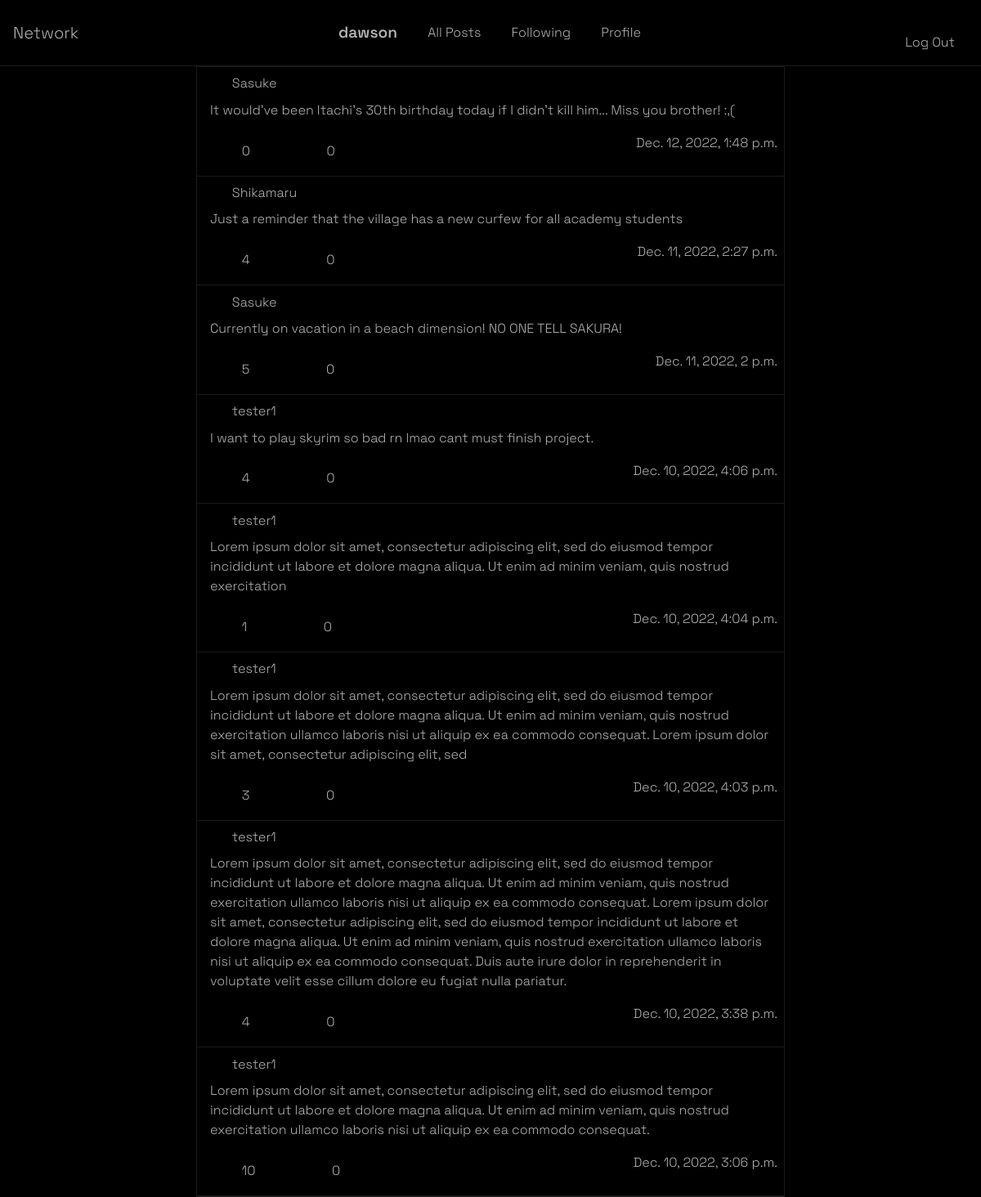
Before: /following (signed in) with the older database file.
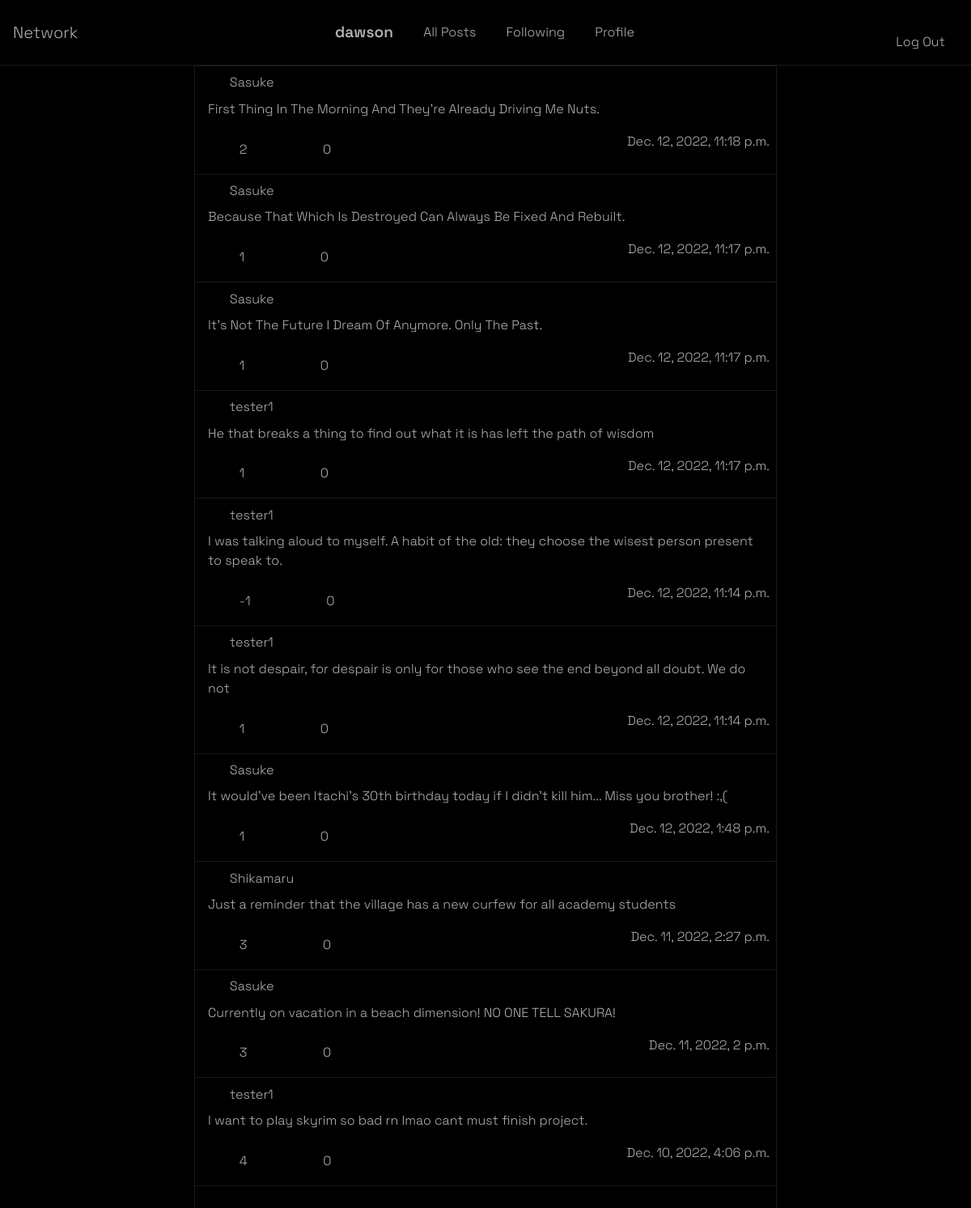
After: the same page with the newer database file.
### network/models.py (models this page shows, shortened)
class Post(models.Model):
    username = models.CharField(
        default='None', max_length=24, null=True, blank=True)
    caption = models.TextField(default="")
    timestamp = models.DateTimeField(auto_now_add=True)
    totalLikes = models.IntegerField(default=0)
    totalComments = models.IntegerField(default=0)

### network/views.py (the view)
# urls.py: path("following", views.following, name="following"),
@login_required(login_url='/login')
def following(request):
    pNum = request.GET.get('page')
    if pNum is None:
        pNum = 1
    currUserId = request.user.id
    followList = Realationships.objects.filter(
        followerId=currUserId).values('followingId')
    print(followList)
    postList = []
    followListUsernames = []
    for user in followList:
        followListUsernames.append(User.objects.filter(
            pk=user['followingId']).values('username'))
    for username in followListUsernames:
        usersPosts = Post.objects.filter(
            username=username[0]['username']).values()
        usersPosts = usersPosts.order_by('-timestamp').all()
        usersPosts = list(usersPosts)
        postList = postList + usersPosts
    sortedPostList = sorted(
        postList, key=lambda d: d['timestamp'], reverse=True)
    print(sortedPostList)
    sortedPostList = Paginator(sortedPostList, 10)
    return render(request, 'network/following.html', {
        'posts': sortedPostList.get_page(pNum),
    })

### network/templates/network/following.html (shortened to what this page needs)
{% extends "network/layout.html" %}
{% block body %}
    <div id='index-body'>
        <div id='post-container'>
            {% for i in posts %}
            <div class='single-post-container' id='{{ i.id }}'>
                <div class='user-info'>
                    <a class='profile-link' href='/profile/{{ i.username }}'><div id='{{ i.username }}' class='index-user-info-top'><box-icon id='profilePicIcon' name='user-circle' size='sm' color='rgb(230, 230, 230)'></box-icon>{{ i.username }}</div></a>
                    </div>
                <div class='post-content'>
                    <p id='para_{{ i.id }}'>
                        {{ i.caption }}
                    </p>
                </div>
                <div class='post-footer'>
                    <div class='interactions'>
                        <form class='interaction-form' method='POST'>
                            <div class='interaction-form'>
                                <button type='submit' class='like interaction-button' name='{{ i.id }}'><box-icon color='white' size='sm' name='like' class='interaction-icons'></box-icon></button>
                                <p id='p-{{ i.id }}'>{{ i.totalLikes }}</p>
                            </div>
                            <div class='interaction-form'>
                                <button type='submit' class='dislike interaction-button' name='{{ i.id }}'><box-icon color='white' size='sm' name='dislike' class='interaction-icons'></box-icon></button>
                                <button type='submit' class='comment interaction-button' name='{{ i.id }}'><box-icon color='white' size='sm' name='comment' class='interaction-icons'></box-icon></button>
                                <p id='p-{{ i.id }}'>{{ i.totalComments }}</p>
                            </div>
                        </form>
                    </div>
                    <div class='post-timestamp'>
                        {{ i.timestamp }}
                    </div>
                </div>
            </div>
            {% endfor %}
            {% if  posts.has_previous or posts.has_next%}
            <nav aria-label="Page navigation">
                <ul id='paginator-buttons' class="pagination">
                <div>
                  <li class="">
                    {% if posts.has_next %}
                    <a id='next-page' href="following?page={{ posts.next_page_number }}"><box-icon animation='fade-right-hover' color="rgb(230, 230, 230)" name='right-arrow-alt'></box-icon></a>
                    {% endif %}
                </li>
                </div>
                </ul>
              </nav>
            {% endif %}
        </div>
    </div>
{% endblock %}

Changed rows visible on the page:
no longer on this page (row unchanged): Post: username "tester1", caption "Lorem ipsum dolor sit amet, consectetur adipiscing elit, sed do eiusmod tempor incididunt ut labore et dolore magna aliqua. Ut enim ad minim veniam, quis nostrud exercitation", totalLikes "1", totalComments "0", timestamp "Dec. 10, 2022, 4:04 p.m."
no longer on this page (row unchanged): Post: username "tester1", caption "Lorem ipsum dolor sit amet, consectetur adipiscing elit, sed do eiusmod tempor incididunt ut labore et dolore magna aliqua. Ut enim ad minim veniam, quis nostrud exercitation ullamco laboris nisi ut aliquip ex ea commodo consequat. Lorem ipsum dolor sit amet, consectetur adipiscing elit, sed", totalLikes "3", totalComments "0", timestamp "Dec. 10, 2022, 4:03 p.m."
no longer on this page (row unchanged): Post: username "tester1", caption "Lorem ipsum dolor sit amet, consectetur adipiscing elit, sed do eiusmod tempor incididunt ut labore et dolore magna aliqua. Ut enim ad minim veniam, quis nostrud exercitation ullamco laboris nisi ut aliquip ex ea commodo consequat. Lorem ipsum dolor sit amet, consectetur adipiscing elit, sed do eiusmod tempor incididunt ut labore et dolore magna aliqua. Ut enim ad minim veniam, quis nostrud exercitation ullamco laboris nisi ut aliquip ex ea commodo consequat. Duis aute irure dolor in reprehenderit in voluptate velit esse cillum dolore eu fugiat nulla pariatur.", totalLikes "4", totalComments "0", timestamp "Dec. 10, 2022, 3:38 p.m."
no longer on this page (row unchanged): Post: username "tester1", caption "Lorem ipsum dolor sit amet, consectetur adipiscing elit, sed do eiusmod tempor incididunt ut labore et dolore magna aliqua. Ut enim ad minim veniam, quis nostrud exercitation ullamco laboris nisi ut aliquip ex ea commodo consequat.", totalLikes "10", totalComments "0", timestamp "Dec. 10, 2022, 3:06 p.m."
added Post: username "Sasuke", caption "First Thing In The Morning And They're Already Driving Me Nuts.", totalLikes "2", totalComments "0", timestamp "Dec. 12, 2022, 11:18 p.m."
added Post: username "Sasuke", caption "Because That Which Is Destroyed Can Always Be Fixed And Rebuilt.", totalLikes "1", totalComments "0", timestamp "Dec. 12, 2022, 11:17 p.m."
added Post: username "Sasuke", caption "It's Not The Future I Dream Of Anymore. Only The Past.", totalLikes "1", totalComments "0", timestamp "Dec. 12, 2022, 11:17 p.m."
added Post: username "tester1", caption "He that breaks a thing to find out what it is has left the path of wisdom", totalLikes "1", totalComments "0", timestamp "Dec. 12, 2022, 11:17 p.m."
added Post: username "tester1", caption "I was talking aloud to myself. A habit of the old: they choose the wisest person present to speak to.", totalLikes "-1", totalComments "0", timestamp "Dec. 12, 2022, 11:14 p.m."
added Post: username "tester1", caption "It is not despair, for despair is only for those who see the end beyond all doubt. We do not", totalLikes "1", totalComments "0", timestamp "Dec. 12, 2022, 11:14 p.m."
changed Post "Dec. 12, 2022, 1:48 p.m.": totalLikes "0" → "1"
changed Post "Shikamaru": totalLikes "4" → "3"
changed Post "Currently on vacation in a beach dimension! NO ONE TELL SAKURA!": totalLikes "5" → "3"
